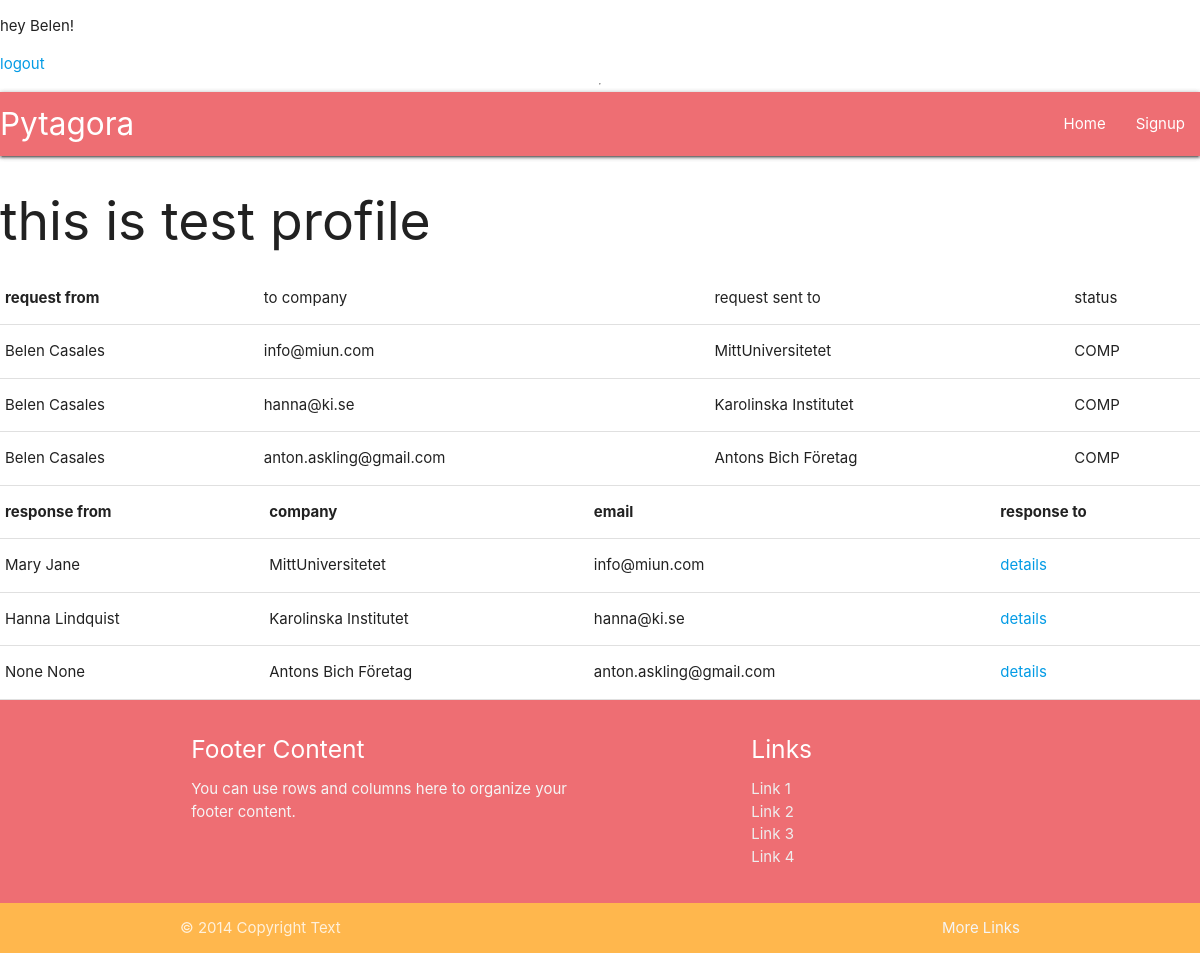
Before: /profile/ (signed in) with the older database file.
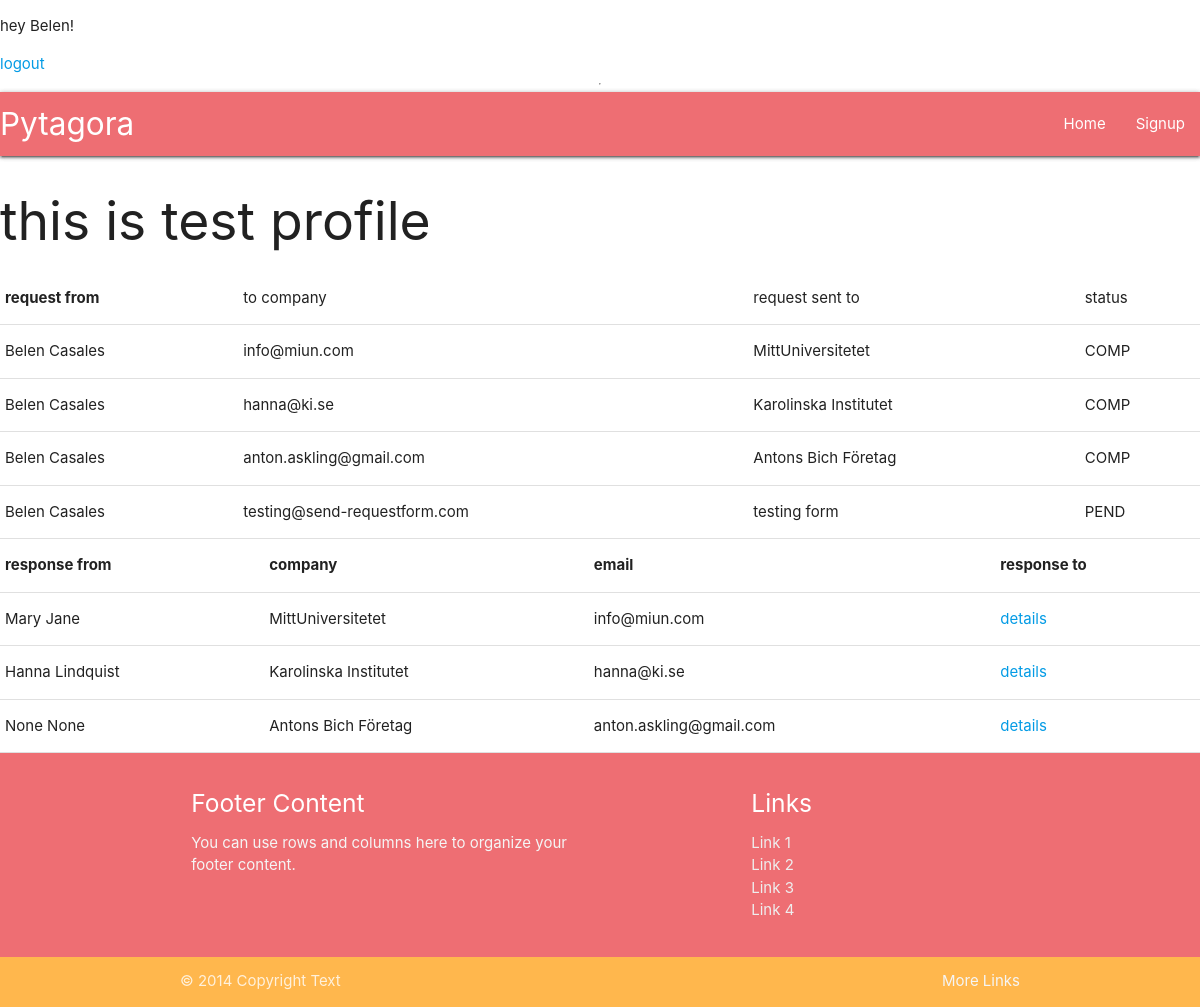
After: the same page with the newer database file.
### userprofile/models.py (models this page shows, shortened)
class RefRequest(models.Model):
    profile = models.ForeignKey(Profile, verbose_name=_("profile"), on_delete=models.CASCADE)
    company_name = models.CharField(_("company name"), max_length=100, null=True, blank=True)
    date_from = PartialDateField( verbose_name=_("date from"))
    date_to = PartialDateField(verbose_name=_("date to"))
    to_email = models.EmailField(_("to email"), max_length=254, null=True, blank=True)
    UNINITIATED = "UNIN"
    PENDING = "PEND"
    COMPLETE = "COMP"
    STATUS_CHOICES = [
        (UNINITIATED, "Uninitiated"),
        (PENDING, "Pending"),
        (COMPLETE, "Complete"),
    ]
    status = models.CharField(_("status"), max_length=4, choices=STATUS_CHOICES, default=UNINITIATED,)
    time_sent = models.DateTimeField(_("time_sent"), auto_now_add=True, null=True)
    class Meta:
        verbose_name = "Reference request"
        verbose_name_plural = "Reference requests"

class Profile(models.Model):
    user = models.OneToOneField(User, verbose_name=_("User"), on_delete=models.CASCADE)
    first_name = models.CharField(_("first name"), max_length=50, null=False, blank=False)
    last_name = models.CharField(_("last name"), max_length=50, null=False, blank=False)
    def __str__(self):
        return f"{self.first_name} {self.last_name}"

class RefResponse(models.Model):
    ref_request = models.OneToOneField(RefRequest, verbose_name=_("request to"), on_delete=models.CASCADE)
    profile = models.ForeignKey(Profile, verbose_name=_("profile"), on_delete=models.CASCADE, null=True, blank=True)
    email = models.EmailField(_("email"), max_length=254)
    first_name = models.CharField(_("first name"), max_length=50, null=True, blank=True)
    last_name = models.CharField(_("last name"), max_length=50, null=True, blank=True)
    company_name = models.CharField(_("company name"), max_length=50, null=True, blank=True)
    title = models.CharField(_("title"), max_length=50)
    BOSS = "BOSS"
    COLLEAGUE = "COLL"
    CONSULTANT = "CONS"
    OTHER = "OTH"
    RELATION_CHOICES = [
        (BOSS, "Boss to referee"),
        (COLLEAGUE, "Colleague to referee"),
        (CONSULTANT, "referee was consultant"),
        (OTHER, "Other")
    ]
    relation = models.CharField(_("relation to referee"), choices=RELATION_CHOICES, default=BOSS, max_length=4)
    other_relation = models.CharField(_("if Other, please specify"), max_length=80, null=True, blank=True)
    main_tasks = models.TextField(_("describe main tasks"))
    elaborate = models.TextField(_("elaborate"))
    extra = models.TextField(_("extra"))
    referee_first_name = models.CharField(_("referee first name"), max_length=50)
    referee_last_name = models.CharField(_("referee last name"), max_length=50)
    time_added = models.DateTimeField(_("time added"), auto_now=True)
    def get_full_name(self):
        return f"{self.first_name} {self.last_name}"
    class Meta:
        verbose_name = "Reference response"
        verbose_name_plural = "Reference responses"
        ordering = ["ref_request"]

### userprofile/views.py (the view)
# urls.py: path("profile/", TestProfileView.as_view(), name="test_profile"),
class TestProfileView(LoginRequiredMixin, ListView):
    model = Profile
    context_object_name = "profile"
    template_name="userprofile/test_profile.html"
    def get_context_data(self, **kwargs):
        context = super().get_context_data(**kwargs)
        context["profile"] = context["profile"].filter(user=self.request.user)
        context["requests"] = context["profile"][0].refrequest_set.all()
        context["comp_responses"] = context["profile"][0].refresponse_set.all().filter(ref_request__status="COMP")
        return context
    """ def get_context_data(self, **kwargs):
        reference_requests = RefRequest
        reference_response = RefResponse
        context = super(TestProfileView, self).get_context_data(**kwargs)
        context.update({
            "requests": reference_requests.objects.filter(user=self.request.profile.user),
            "responses": reference_response.objects.order_by("time_added"),
        })
        return context """

### userprofile/templates/userprofile/test_profile.html
{% extends "base.html" %}
{% block content %}
    <h2>this is test profile</h2>
    <table>
        <tr>
            <th>request from</th>
            <td>to company</td>
            <td>request sent to</td>
            <td>status</td>
        </tr>
            {% for request in requests %}
            <tr>
                <td>{{ request.profile }}</td>
                <td>{{ request.to_email }}</td>
                <td>{{ request.company_name }}</td>
                <td>{{ request.status }}</td>
            </tr>
            {% empty %}
            <p>no requests has been made yet</p>
            {% endfor %}
    </table>
    <table>
        <tr>
            <th>response from</th>
            <th>company</th>
            <th>email</th>
            <th>response to</th>
        </tr>
            {% for response in comp_responses %}
            <tr>
                <td>{{ response.get_full_name }}</td>
                <td>{{ response.company_name }}</td>
                <td>{{ response.email }}</td>
                <td><a href="{% url 'reference_detail' response.id %}">details</a></td>
            </tr>
            {% empty %}
            <p>you have not received any responses yet.</p>
            {% endfor %}
    </table>
{% endblock content %}

Changed rows visible on the page:
added RefRequest: profile "Belen Casales", to_email "testing@send-requestform.com", company_name "testing form", status "PEND"
